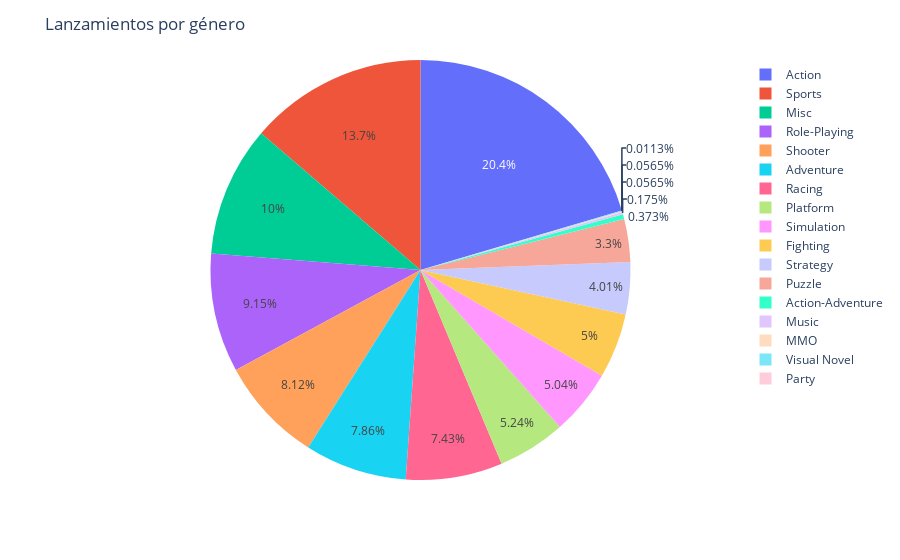

Notebook code cell kept with this figure:
### Code cell
df_Genres_Count = df_Games_per_Year.groupby("Genre").agg({"Name":"count"}).reset_index()
df_Genres_Count.columns = ["Genre", "Total_Count"]
df_Genres_Count.sort_values("Total_Count", ascending=False, inplace=True)

fig = px.pie(df_Genres_Count, values="Total_Count", names="Genre")
fig.update_layout(title="Lanzamientos por género")
fig.write_html("gráficas/Géneros_Lanzamientos.html")
fig.show()

### Figure 1 — Plotly figure (JSON) as saved in the notebook; plotly's stock layout.template omitted (floating-point values rounded to 4 significant figures)
{"data": [{"domain": {"x": [0, 1], "y": [0, 1]}, "hovertemplate": "Genre=%{label}<br>Total_Count=%{value}<extra></extra>", "labels": ["Action", "Sports", "Misc", "Role-Playing", "Shooter", "Adventure", "Racing", "Platform", "Simulation", "Fighting", "Strategy", "Puzzle", "Action-Adventure", "Music", "MMO", "Visual Novel", "Party"], "legendgroup": "", "name": "", "showlegend": true, "type": "pie", "values": [3615, 2427, 1778, 1620, 1437, 1391, 1316, 928, 893, 885, 710, 584, 66, 31, 10, 10, 2]}], "layout": {"legend": {"tracegroupgap": 0}, "margin": {"t": 60}, "title": {"text": "Lanzamientos por género"}}}
